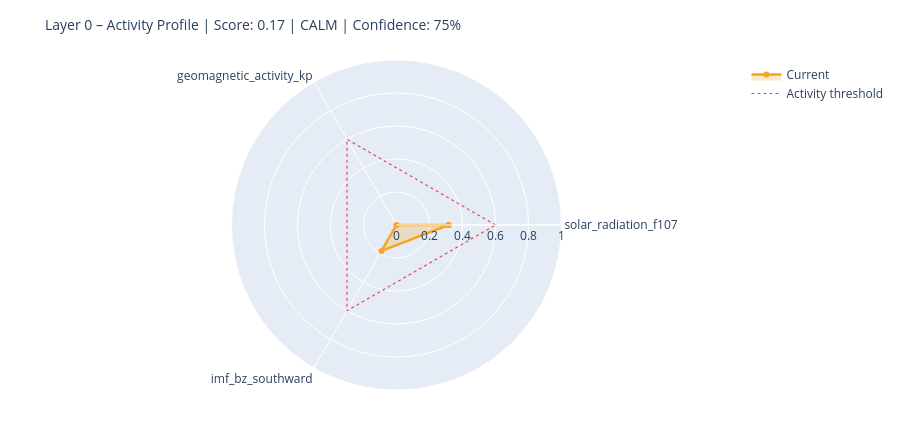

The notebook cell saved with this chart:
### Markdown cell above
---
## 6. State Assessment & Handoff to Layer 1

### Code cell
# ============================================================
# STEP 1 – Collect raw values with source modes
# Mode: 'primary' | 'fallback_3h' | 'last_valid' | 'missing'
# ============================================================

def safe_last(df, col):
    if df is None or col not in df.columns: return None
    s = df[col].dropna()
    return float(s.iloc[-1]) if not s.empty else None

f107_now = safe_last(df_f107, 'f10.7')
bz_now   = safe_last(df_mag,  'bz_gsm')
kp_now   = safe_last(df_kp,   'kp')
sw_now   = safe_last(df_sw,   'speed')

source_modes = {
    'F10.7':    'primary'  if f107_now is not None else 'missing',
    'Kp':       'primary'  if kp_now   is not None else 'missing',
    'IMF_Bz':   'primary'  if bz_now   is not None else 'missing',
    'SW_speed': 'primary'  if sw_now   is not None else 'missing',
}

# Kp Fallback – 3h endpoint
if kp_now is None:
    try:
        r = requests.get(
            'https://services.swpc.noaa.gov/json/noaa-planetary-k-index.json',
            timeout=10)
        r.raise_for_status()
        fb = pd.DataFrame(r.json())
        tc = next((c for c in fb.columns if 'time' in c.lower()), fb.columns[0])
        kc = next((c for c in fb.columns if 'kp' in c.lower() and c != tc), None)
        if kc:
            fb[kc] = fb[kc].astype(str).str.extract(r'([0-9]+(?:\.[0-9]*)?)')[0]
            fb[kc] = pd.to_numeric(fb[kc], errors='coerce')
            fb = fb[fb[kc] >= 0].dropna(subset=[kc])
            if not fb.empty:
                kp_now = float(fb[kc].iloc[-1])
                source_modes['Kp'] = 'fallback_3h'
                print(f'  Kp fallback (3h): {kp_now:.1f}')
    except Exception as e:
        print(f'  Kp fallback failed: {e}')

# Solar Wind Fallback – last valid value
if sw_now is None and df_sw is not None and 'speed' in df_sw.columns:
    s = df_sw['speed'].dropna()
    if not s.empty:
        sw_now = float(s.iloc[-1])
        source_modes['SW_speed'] = 'last_valid'
        print(f'  SW fallback (last_valid): {sw_now:.0f} km/s')

print()
print('Source modes:', source_modes)

# ============================================================
# STEP 2 – Score from available components only
# ============================================================

def norm(v, lo, hi):
    if v is None: return None
    return max(0.0, min(1.0, (v - lo) / (hi - lo)))

COMPONENTS = {
    'solar_radiation_f107':    (f107_now, norm(f107_now, 60, 250)),
    'geomagnetic_activity_kp': (kp_now,   norm(kp_now,   0,   9)),
    'imf_bz_southward':        (bz_now,   norm(-(bz_now or 0) if bz_now else None, -5, 30)
                                           if bz_now is not None else None),
    'solar_wind_speed':        (sw_now,   norm(sw_now, 300, 800)),
}

available   = {k: v[1] for k, v in COMPONENTS.items() if v[1] is not None}
unavailable = [k for k, v in COMPONENTS.items() if v[1] is None]

layer0_score = round(sum(available.values()) / len(available), 4) if available else None
confidence   = round(len(available) / len(COMPONENTS), 2)

level = ('unknown'  if layer0_score is None
         else 'calm'     if layer0_score < 0.3
         else 'moderate' if layer0_score < 0.6
         else 'active')

# ============================================================
# STEP 3 – Dominant Driver
# ============================================================

def dominant_driver(kp, f107, bz, sw):
    candidates = []
    if kp   is not None and kp   >= 4:   candidates.append(('geomagnetic',    kp / 9))
    if sw   is not None and sw   >= 500:  candidates.append(('solar_wind',     sw / 800))
    if bz   is not None and bz   <= -5:   candidates.append(('imf_southward',  abs(bz) / 30))
    if f107 is not None and f107 >= 150:  candidates.append(('solar_radiation',f107 / 250))
    return max(candidates, key=lambda x: x[1])[0] if candidates else 'none'

driver = dominant_driver(kp_now, f107_now, bz_now, sw_now)

# ============================================================
# STEP 4 – Downstream expectations
# ============================================================

def downstream_expectation(driver, score, kp, bz, f107):
    exp = {
        'magnetosphere':        'calm',
        'ionosphere':           'calm',
        'schumann_resonance':   'unchanged',
        'lithosphere_currents': 'low',
    }
    if driver == 'geomagnetic' or (kp and kp >= 5):
        exp['magnetosphere']        = 'compressed / storm'
        exp['ionosphere']           = 'elevated disturbance (TEC variability)'
        exp['schumann_resonance']   = 'elevated amplitude possible'
        exp['lithosphere_currents'] = 'elevated induction currents'
    elif driver == 'imf_southward' or (bz and bz <= -5):
        exp['magnetosphere']        = 'energy coupling active'
        exp['ionosphere']           = 'elevated electron density possible'
        exp['schumann_resonance']   = 'slight modulation possible'
    elif driver == 'solar_radiation' or (f107 and f107 >= 150):
        exp['ionosphere']           = 'elevated ionization (F-layer)'
        exp['schumann_resonance']   = 'slightly elevated background activity'
    return exp

downstream = downstream_expectation(driver, layer0_score, kp_now, bz_now, f107_now)

# ============================================================
# CONSOLE OUTPUT
# ============================================================

W = 58
print('=' * W)
print('LAYER 0 – STATE ASSESSMENT')
print('=' * W)
for name, (raw_v, score_v) in COMPONENTS.items():
    if score_v is not None:
        bar = '█' * int(score_v * 20) + '░' * (20 - int(score_v * 20))
        print(f'  {name:<35}  {bar}  {score_v:.2f}')
    else:
        print(f'  {name:<35}  {"─" * 20}  n/a')
print('-' * W)
print(f'  Score ({len(available)}/{len(COMPONENTS)} components):  {layer0_score:.3f}')
print(f'  Confidence:         {confidence:.0%}')
print(f'  Level:              {level.upper()}')
print(f'  Dominant Driver:    {driver}')

# Radar chart
cats = list(available.keys())
vals = list(available.values())
if len(cats) >= 3:
    fig = go.Figure()
    fig.add_trace(go.Scatterpolar(
        r=vals + [vals[0]], theta=cats + [cats[0]],
        fill='toself', fillcolor='rgba(242,166,35,0.25)',
        line=dict(color='#F2A623', width=2.5), name='Current'
    ))
    fig.add_trace(go.Scatterpolar(
        r=[0.6] * (len(cats) + 1), theta=cats + [cats[0]],
        line=dict(color='#E24B4A', dash='dot', width=1.2),
        mode='lines', name='Activity threshold'
    ))
    fig.update_layout(
        title=dict(text=f'Layer 0 – Activity Profile | Score: {layer0_score:.2f} | {level.upper()} | Confidence: {confidence:.0%}',
                   font=dict(size=14)),
        polar=dict(radialaxis=dict(visible=True, range=[0, 1])),
        height=430, showlegend=True,
        margin=dict(l=60, r=60, t=60, b=40)
    )
    fig.show()

### Figure 1 — Plotly figure (JSON) as saved in the notebook; plotly's stock layout.template omitted (floating-point values rounded to 4 significant figures)
{"data": [{"fill": "toself", "fillcolor": "rgba(242,166,35,0.25)", "line": {"color": "#F2A623", "width": 2.5}, "name": "Current", "r": [0.3158, 0.0, 0.1814, 0.3158], "theta": ["solar_radiation_f107", "geomagnetic_activity_kp", "imf_bz_southward", "solar_radiation_f107"], "type": "scatterpolar"}, {"line": {"color": "#E24B4A", "dash": "dot", "width": 1.2}, "mode": "lines", "name": "Activity threshold", "r": [0.6, 0.6, 0.6, 0.6], "theta": ["solar_radiation_f107", "geomagnetic_activity_kp", "imf_bz_southward", "solar_radiation_f107"], "type": "scatterpolar"}], "layout": {"height": 430, "margin": {"b": 40, "l": 60, "r": 60, "t": 60}, "polar": {"radialaxis": {"range": [0, 1], "visible": true}}, "showlegend": true, "title": {"font": {"size": 14}, "text": "Layer 0 – Activity Profile | Score: 0.17 | CALM | Confidence: 75%"}}}
